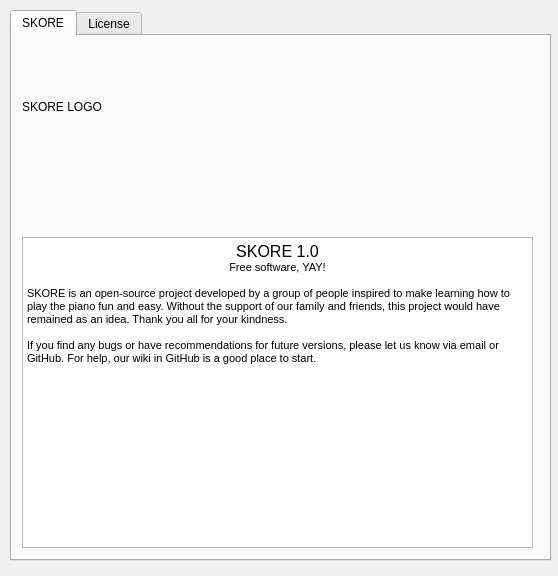
<?xml version="1.0" encoding="UTF-8"?>
<ui version="4.0">
 <class>Dialog</class>
 <widget class="QDialog" name="Dialog">
  <property name="geometry">
   <rect>
    <x>0</x>
    <y>0</y>
    <width>558</width>
    <height>576</height>
   </rect>
  </property>
  <property name="windowTitle">
   <string>Dialog</string>
  </property>
  <widget class="QTabWidget" name="tabWidget">
   <property name="geometry">
    <rect>
     <x>10</x>
     <y>10</y>
     <width>541</width>
     <height>551</height>
    </rect>
   </property>
   <property name="currentIndex">
    <number>0</number>
   </property>
   <widget class="QWidget" name="skore_tab">
    <attribute name="title">
     <string>SKORE</string>
    </attribute>
    <widget class="QLabel" name="logo_label">
     <property name="geometry">
      <rect>
       <x>10</x>
       <y>20</y>
       <width>511</width>
       <height>101</height>
      </rect>
     </property>
     <property name="text">
      <string>SKORE LOGO</string>
     </property>
    </widget>
    <widget class="QTextBrowser" name="textBrowser">
     <property name="geometry">
      <rect>
       <x>10</x>
       <y>201</y>
       <width>511</width>
       <height>311</height>
      </rect>
     </property>
     <property name="html">
      <string>&lt;!DOCTYPE HTML PUBLIC &quot;-//W3C//DTD HTML 4.0//EN&quot; &quot;http://www.w3.org/TR/REC-html40/strict.dtd&quot;&gt;
&lt;html&gt;&lt;head&gt;&lt;meta name=&quot;qrichtext&quot; content=&quot;1&quot; /&gt;&lt;style type=&quot;text/css&quot;&gt;
p, li { white-space: pre-wrap; }
&lt;/style&gt;&lt;/head&gt;&lt;body style=&quot; font-family:'MS Shell Dlg 2'; font-size:7.8pt; font-weight:400; font-style:normal;&quot;&gt;
&lt;p align=&quot;center&quot; style=&quot; margin-top:0px; margin-bottom:0px; margin-left:0px; margin-right:0px; -qt-block-indent:0; text-indent:0px;&quot;&gt;&lt;span style=&quot; font-size:12pt;&quot;&gt;SKORE 1.0&lt;/span&gt;&lt;/p&gt;
&lt;p align=&quot;center&quot; style=&quot; margin-top:0px; margin-bottom:0px; margin-left:0px; margin-right:0px; -qt-block-indent:0; text-indent:0px;&quot;&gt;&lt;span style=&quot; font-size:8pt;&quot;&gt;Free software, YAY!&lt;/span&gt;&lt;/p&gt;
&lt;p style=&quot;-qt-paragraph-type:empty; margin-top:0px; margin-bottom:0px; margin-left:0px; margin-right:0px; -qt-block-indent:0; text-indent:0px; font-size:8pt;&quot;&gt;&lt;br /&gt;&lt;/p&gt;
&lt;p style=&quot; margin-top:0px; margin-bottom:0px; margin-left:0px; margin-right:0px; -qt-block-indent:0; text-indent:0px;&quot;&gt;&lt;span style=&quot; font-size:8pt;&quot;&gt;SKORE is an open-source project developed by a group of people inspired to make learning how to play the piano fun and easy. Without the support of our family and friends, this project would have remained as an idea. Thank you all for your kindness. &lt;/span&gt;&lt;/p&gt;
&lt;p style=&quot;-qt-paragraph-type:empty; margin-top:0px; margin-bottom:0px; margin-left:0px; margin-right:0px; -qt-block-indent:0; text-indent:0px; font-size:8pt;&quot;&gt;&lt;br /&gt;&lt;/p&gt;
&lt;p style=&quot; margin-top:0px; margin-bottom:0px; margin-left:0px; margin-right:0px; -qt-block-indent:0; text-indent:0px;&quot;&gt;&lt;span style=&quot; font-size:8pt;&quot;&gt;If you find any bugs or have recommendations for future versions, please let us know via email or GitHub. For help, our wiki in GitHub is a good place to start.&lt;/span&gt;&lt;/p&gt;
&lt;p style=&quot;-qt-paragraph-type:empty; margin-top:0px; margin-bottom:0px; margin-left:0px; margin-right:0px; -qt-block-indent:0; text-indent:0px; font-size:8pt;&quot;&gt;&lt;br /&gt;&lt;/p&gt;&lt;/body&gt;&lt;/html&gt;</string>
     </property>
    </widget>
   </widget>
   <widget class="QWidget" name="license_tab">
    <attribute name="title">
     <string>License</string>
    </attribute>
    <widget class="QPlainTextEdit" name="license_plainTextEdit">
     <property name="geometry">
      <rect>
       <x>10</x>
       <y>10</y>
       <width>511</width>
       <height>501</height>
      </rect>
     </property>
     <property name="plainText">
      <string>MIT License

Copyright (c) 2019 Ashkan Aminian, Zachary Bosker, and Eduardo Davalos Anaya

Permission is hereby granted, free of charge, to any person obtaining a copy
of this software and associated documentation files (the &quot;Software&quot;), to deal
in the Software without restriction, including without limitation the rights
to use, copy, modify, merge, publish, distribute, sublicense, and/or sell
copies of the Software, and to permit persons to whom the Software is
furnished to do so, subject to the following conditions:

The above copyright notice and this permission notice shall be included in all
copies or substantial portions of the Software.

THE SOFTWARE IS PROVIDED &quot;AS IS&quot;, WITHOUT WARRANTY OF ANY KIND, EXPRESS OR
IMPLIED, INCLUDING BUT NOT LIMITED TO THE WARRANTIES OF MERCHANTABILITY,
FITNESS FOR A PARTICULAR PURPOSE AND NONINFRINGEMENT. IN NO EVENT SHALL THE
AUTHORS OR COPYRIGHT HOLDERS BE LIABLE FOR ANY CLAIM, DAMAGES OR OTHER
LIABILITY, WHETHER IN AN ACTION OF CONTRACT, TORT OR OTHERWISE, ARISING FROM,
OUT OF OR IN CONNECTION WITH THE SOFTWARE OR THE USE OR OTHER DEALINGS IN THE
SOFTWARE.</string>
     </property>
    </widget>
   </widget>
  </widget>
 </widget>
 <resources/>
 <connections/>
</ui>
